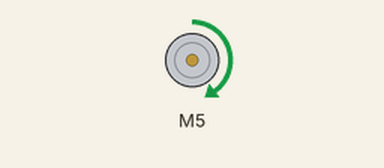
Recording of a sketch running on a simulated Arduino Uno, built with avr-gcc and run on an emulated ATmega328P. On the bench: DC motor (green arrow = forward, orange = backward, longer = faster).

Above: at 0.7 s.
At 3.7 s:
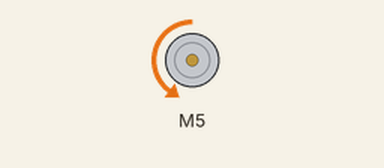
At 5.2 s:
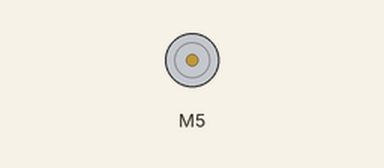
Timing chart, 0 to 7.8 s (numbered marks = the images above):
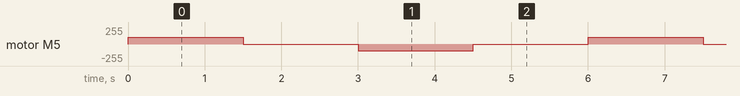

Measured:
- by itself, motor M5: repeats every 6.0 s: stopped 1.5 s, backward 100/255 1.5 s, stopped 1.5 s, forward 100/255 1.5 s

The sketch:

steering_control.ino
```cpp
#include <L298N.h>

//pin definition
#define ENA 13
#define IN1 8
#define IN2 7
#define ENB 4
#define IN3 5
#define IN4 2

L298N driver(ENB, IN3, IN4); //dc driverio funkcija
int delsimas = 1500;
int sukimas = 1500;
int greitis = 100; //max 255, min 1

void setup()
{
  //Serial.begin(9600);
}

void loop (){
      driver.setSpeed(greitis); //nustatom greiti
  driver.forward(); //priekyn
  delay(sukimas);
  driver.stop(); //stabdyti
  delay(delsimas);
  driver.backward(); //atgal
  delay(sukimas);
  driver.stop(); //stabdyti
  delay(delsimas);

}
```
